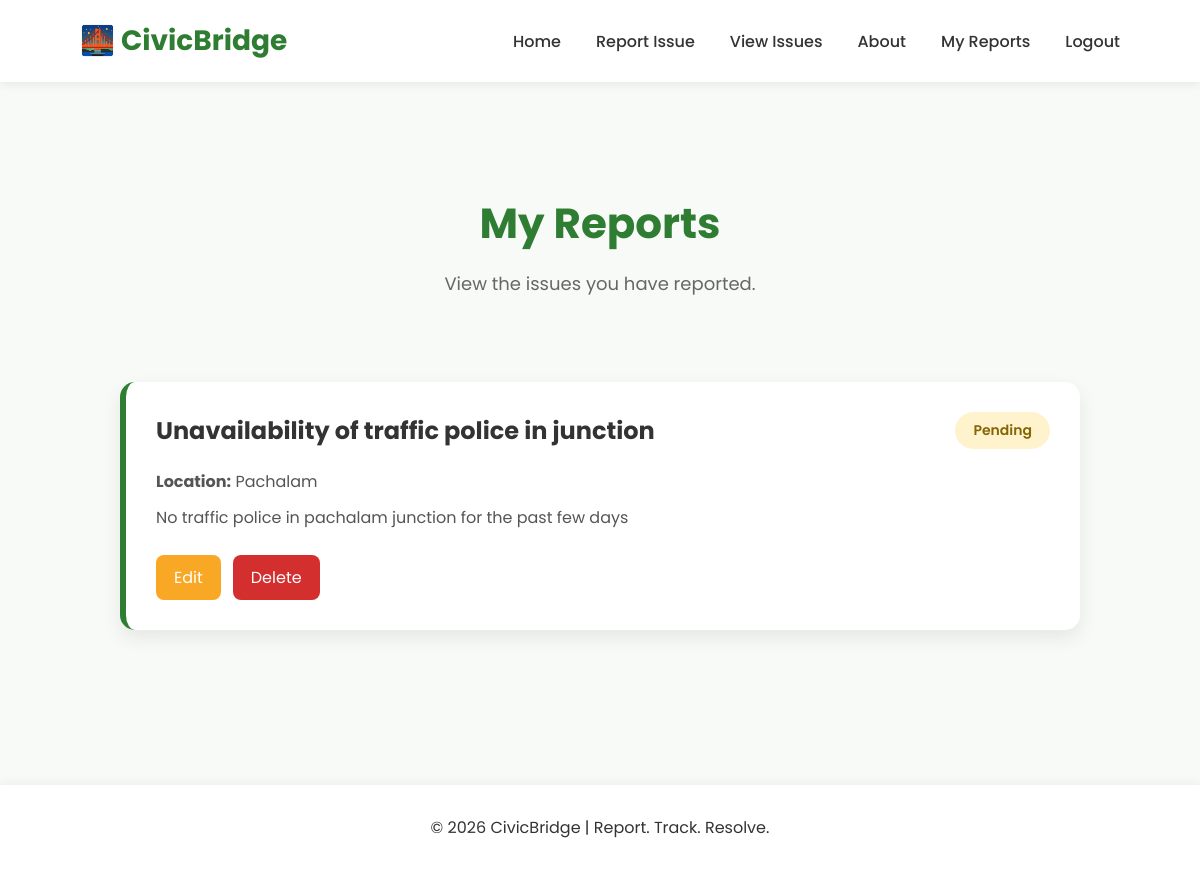
Page /my-reports (signed in) on the earlier database version.
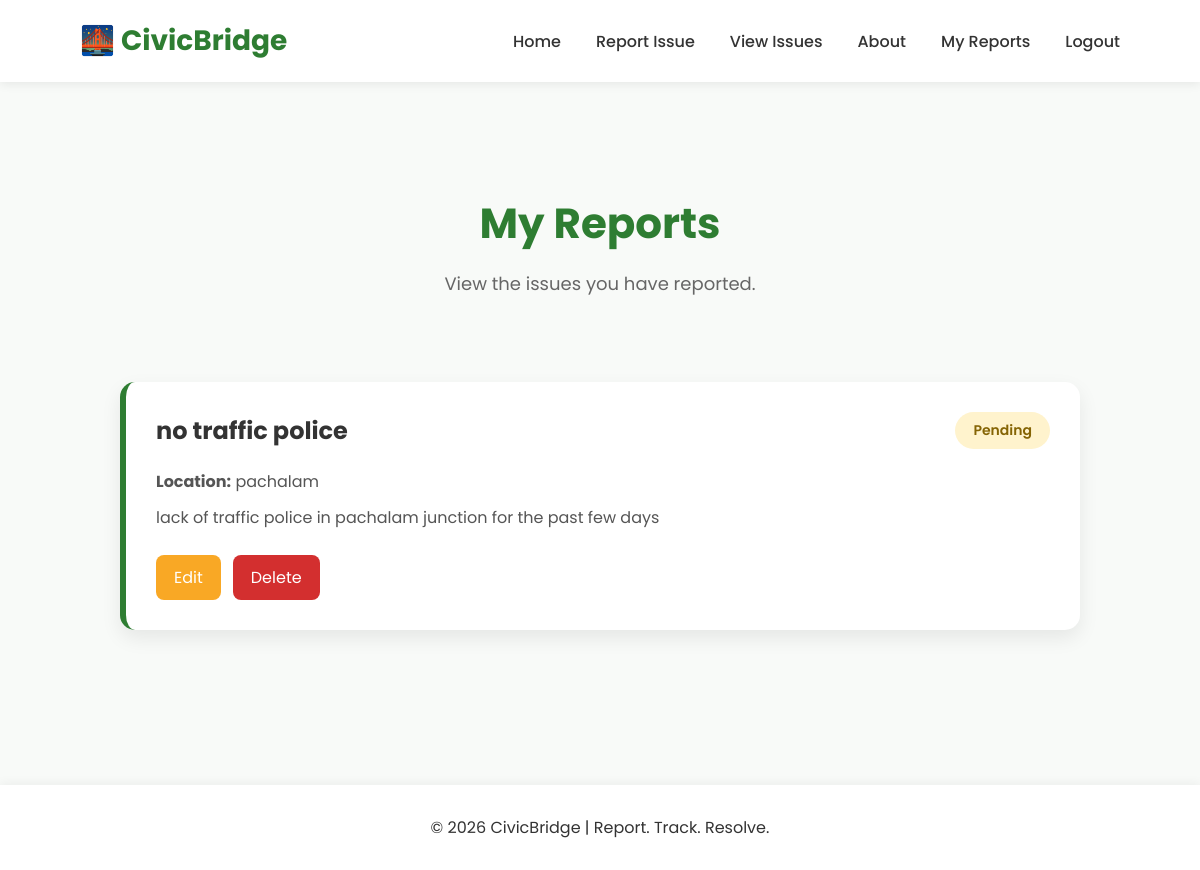
Same page on the later database version.
### tables this page shows
CREATE TABLE reports (
    id INTEGER PRIMARY KEY AUTOINCREMENT,
    name TEXT,
    location TEXT,
    title TEXT,
    description TEXT
, status TEXT, username TEXT);

### app/app.py (the view)
@app.route("/my-reports")
def my_reports():
    if "username" not in session:
        flash("Please log in to view your reports.")
        return redirect(url_for("login"))
    conn = sqlite3.connect("civicbridge.db")
    cursor = conn.cursor()
    cursor.execute(
        "SELECT * FROM reports WHERE username=?",
        (session["username"],)
    )
    reports = cursor.fetchall()
    conn.close()
    return render_template("my_reports.html", reports=reports)

### app/templates/my_reports.html
{% extends "base.html" %}
{% block content %}
<section class="issues-header">
    <h1>My Reports</h1>
    <p>View the issues you have reported.</p>
</section>
<section class="issues-container">
    {% if reports %}
        {% for report in reports %}
            <div class="issue-card">
                <div class="issue-top">
                    <h2>{{ report[3] }}</h2>
                    <span class="status {{ report[5]|lower }}">
                        {{ report[5] }}
                    </span>
                </div>
                <p><strong>Location:</strong> {{ report[2] }}</p>
                <p>{{ report[4] }}</p>
                <div class="issue-actions">
                {% if report[5] == "Pending" %}
                <a href="/edit/{{ report[0] }}" class="btn-edit">Edit</a>
                <a href="/delete/{{ report[0] }}" class="btn-delete">Delete</a>
                {% else %}
                    <p><strong>Resolved reports cannot be edited.</strong></p>
                {% endif %}
                </div>
            </div>
        {% endfor %}
    {% else %}
        <p>You haven't reported any issues yet.</p>
    {% endif %}
</section>
{% endblock %}

### app/templates/base.html (shortened to what this page needs)
<!DOCTYPE html>
<html lang="en">
<head>
    <link rel="stylesheet"
          href="{{ url_for('static', filename='style.css') }}">
</head>
<body>
<header>
    <nav class="navbar">
        <div class="logo">
            🌉 <span>CivicBridge</span>
        </div>
        <ul class="nav-links">
    <li><a href="/">Home</a></li>
    <li><a href="/report">Report Issue</a></li>
    <li><a href="/issues">View Issues</a></li>
    <li><a href="/about">About</a></li>
    {% if session.get("username") %}
        <li><a href="/my-reports">My Reports</a></li>
        <li><a href="/logout">Logout</a></li>
    {% else %}
        <li><a href="/register">Register</a></li>
        <li><a href="/login">Login</a></li>
    {% endif %}
</ul>
    </nav>
</header>
<main>
    {% block content %}
    {% endblock %}
</main>
<footer>
    <p>© 2026 CivicBridge | Report. Track. Resolve.</p>
</footer>
</body>
</html>

### app/static/style.css (style rules this page uses)
* { margin:0; padding:0; box-sizing:border-box; }
body { font-family:'Poppins',sans-serif; background:#f8faf8; color:#333; }
.navbar { display:flex; justify-content:space-between; align-items:center; padding:20px 80px; background:#ffffff; box-shadow:0 2px 10px rgba(0,0,0,0.08); }
.logo { font-size:28px; font-weight:700; color:#2e7d32; }
.nav-links { display:flex; list-style:none; gap:35px; }
.nav-links a { text-decoration:none; color:#333; font-weight:500; transition:0.3s; }
main { padding:50px 80px; }
footer { text-align:center; padding:30px; background:#ffffff; margin-top:60px; box-shadow:0 -2px 10px rgba(0,0,0,0.05); }
.status { display:inline-block; padding:8px 18px; border-radius:30px; font-size:14px; font-weight:600; }
.pending { background:#fff3cd; color:#856404; }
.issues-header { padding:60px 0 30px; text-align:center; }
.issues-header h1 { font-size:42px; color:#2e7d32; margin-bottom:15px; }
.issues-header p { color:#666; font-size:18px; margin-bottom:35px; }
.issue-card { background:white; padding:30px; border-radius:15px; border-left:6px solid #2e7d32; box-shadow:0 8px 20px rgba(0,0,0,0.08); margin-bottom:25px; transition:0.3s; }
.issue-top { display:flex; justify-content:space-between; align-items:center; margin-bottom:20px; }
.issue-card p { color:#555; margin:10px 0; line-height:1.6; }
.issue-actions { display:flex; gap:12px; margin-top:25px; flex-wrap:wrap; }
.btn-resolve, .btn-edit, .btn-delete { text-decoration:none; color:white; padding:10px 18px; border-radius:8px; transition:0.3s; }
.btn-edit { background:#f9a825; }
.btn-delete { background:#d32f2f; }
.issues-container { max-width:1000px; margin:0 auto; padding:20px; }

Differences in the rows shown:
removed reports: title "Unavailability of traffic police in junction", status "Pending", location "Pachalam", description "No traffic police in pachalam junction for the past few days"
added reports: title "no traffic police", status "Pending", location "pachalam", description "lack of traffic police in pachalam junction for the past few days"
